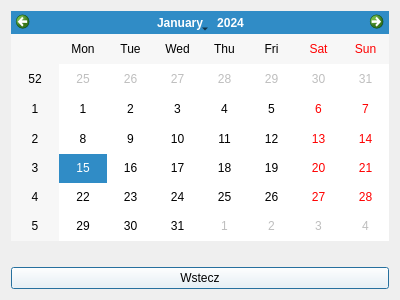
<?xml version="1.0" encoding="UTF-8"?>
<ui version="4.0">
 <class>Kalendarz</class>
 <widget class="QDialog" name="Kalendarz">
  <property name="geometry">
   <rect>
    <x>0</x>
    <y>0</y>
    <width>400</width>
    <height>300</height>
   </rect>
  </property>
  <property name="windowTitle">
   <string>Dialog</string>
  </property>
  <layout class="QVBoxLayout" name="verticalLayout">
   <item>
    <widget class="QCalendarWidget" name="KalendarzWidget"/>
   </item>
   <item>
    <widget class="QLabel" name="Komunikat">
     <property name="text">
      <string/>
     </property>
    </widget>
   </item>
   <item>
    <widget class="QPushButton" name="Wstecz">
     <property name="styleSheet">
      <string notr="true">background-color:white;</string>
     </property>
     <property name="text">
      <string>Wstecz</string>
     </property>
    </widget>
   </item>
  </layout>
 </widget>
 <resources/>
 <connections/>
</ui>
